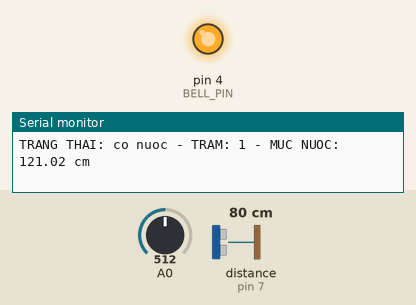
Simulated run of this sketch. Board: Arduino Uno, built with avr-gcc and run on an emulated ATmega328P. On the bench: output pins drawn as LEDs (lit = HIGH), the last lines printed to the serial monitor. Wiring (inferred from the names in the program): ultrasonic range finder: trigger pin 8; echo pin 7. The inputs (shaded band) are chosen by the test bench; at power-on: A0 = 512, distance to the obstacle (sensor on pin 7) 80 cm. The echo pulse lasts 58.3 µs per cm; pins used as bus, display or sensor lines are not drawn.

Above: at 1.5 s.
1.6 s: A0 set to 591
3.1 s: A0 set to 611
At 4.6 s:
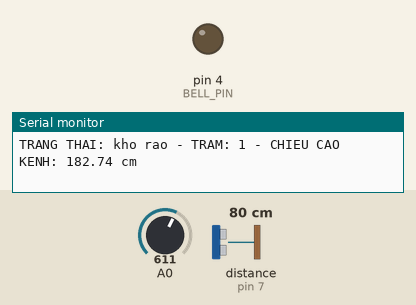
Timing chart, 0 to 6.1 s (numbered marks = the images above; inputs shaded):
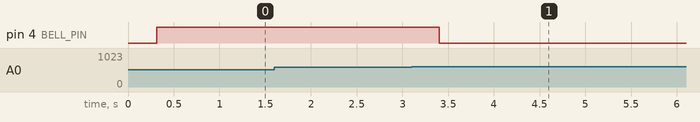

Measured:
- the behaviour switches between 599 and 600 on A0 (found by bisection; images 0 and 1)
- after the input at 3.1 s, pin 4 (BELL_PIN): HIGH → LOW after 0.30 s

The sketch:

flood_sensor.ino
```cpp
// ============================================================
//  Flood Sensor — Combined Water Detector + Ultrasonic Gauge
//  Ultrasonic always fires every cycle.
//  sensorHeight auto-calibrates from dry readings:
//    • Startup (dry)  → average N readings → set sensorHeight
//    • Loop (dry)     → slowly refine sensorHeight via EMA
//    • Loop (wet)     → waterHeight = sensorHeight - distance
// ============================================================

// ---------- Pin definitions ----------
const int RAIN_DIGITAL_PIN = 3;   // Digital output of water sensor
const int BELL_PIN         = 4;   // Active buzzer / bell
const int TRIG_PIN         = 8;   // HC-SR04 Trig
const int ECHO_PIN         = 7;   // HC-SR04 Echo

// ---------- Configuration ----------
// Must match the station `id` in data/stations.csv for this device.
const int STATION_ID = 1;

// Analog threshold: readings BELOW this value mean water is present.
const int WATER_THRESHOLD = 600;

// Number of ultrasonic readings averaged during startup calibration.
const int CALIBRATION_SAMPLES = 10;

// Fallback height (cm) used only when water is detected at boot
// and calibration cannot run. Update to match your installation.
const float DEFAULT_SENSOR_HEIGHT = 200.0;

// EMA smoothing factor for live dry-cycle refinement.
// Lower = slower adaptation (more stable). Range: 0.01 – 0.2.
const float EMA_ALPHA = 0.05;

// Measured at runtime — do NOT make this const.
float sensorHeight = DEFAULT_SENSOR_HEIGHT;

// ---------------------------------------------------------------
// Fire one ultrasonic pulse and return distance in cm.
float measureDistance() {
  digitalWrite(TRIG_PIN, LOW);
  delayMicroseconds(2);
  digitalWrite(TRIG_PIN, HIGH);
  delayMicroseconds(10);  // 10 µs pulse — HC-SR04 datasheet spec
  digitalWrite(TRIG_PIN, LOW);

  unsigned long duration = pulseIn(ECHO_PIN, HIGH);  // µs
  return duration / 2.0 / 29.412;                    // cm
}

// ---------------------------------------------------------------
void setup() {
  pinMode(RAIN_DIGITAL_PIN, INPUT);
  pinMode(BELL_PIN,         OUTPUT);
  pinMode(TRIG_PIN,         OUTPUT);
  pinMode(ECHO_PIN,         INPUT);
  Serial.begin(9600);

  delay(300);  // let sensors power up before first read

  int rainAnalog = analogRead(A0);

  if (rainAnalog < WATER_THRESHOLD) {
    // Water already present at boot — cannot calibrate safely.
    sensorHeight = DEFAULT_SENSOR_HEIGHT;
    Serial.print("CANH BAO: Phat hien nuoc khi khoi dong! ");
    Serial.print("Dung gia tri mac dinh: ");
    Serial.print(sensorHeight, 2);
    Serial.println(" cm");
  } else {
    // Dry — take CALIBRATION_SAMPLES readings and average them.
    Serial.println("Dang calibrate chieu cao kenh...");
    float sum = 0.0;
    for (int i = 0; i < CALIBRATION_SAMPLES; i++) {
      sum += measureDistance();
      delay(120);  // slightly longer than loop delay for clean readings
    }
    sensorHeight = sum / CALIBRATION_SAMPLES;

    Serial.print("Calibration hoan tat. CHIEU CAO KENH: ");
    Serial.print(sensorHeight, 2);
    Serial.println(" cm");
  }
}

// ---------------------------------------------------------------
void loop() {
  int   rainAnalog = analogRead(A0);
  float distance   = measureDistance();

  if (rainAnalog < WATER_THRESHOLD) {
    // ── Water detected ───────────────────────────────────────
    digitalWrite(BELL_PIN, HIGH);

    float waterHeight = sensorHeight - distance;
    if (waterHeight < 0) waterHeight = 0;  // clamp negatives

    Serial.print("TRANG THAI: co nuoc - ");
    Serial.print("TRAM: ");
    Serial.print(STATION_ID);
    Serial.print(" - MUC NUOC: ");
    Serial.print(waterHeight, 2);
    Serial.println(" cm");

  } else {
    // ── No water — refine sensorHeight with EMA ──────────────
    digitalWrite(BELL_PIN, LOW);
    sensorHeight = (EMA_ALPHA * distance) + ((1.0 - EMA_ALPHA) * sensorHeight);

    Serial.print("TRANG THAI: kho rao - ");
    Serial.print("TRAM: ");
    Serial.print(STATION_ID);
    Serial.print(" - CHIEU CAO KENH: ");
    Serial.print(sensorHeight, 2);
    Serial.println(" cm");
  }

  delay(500);
}
```
